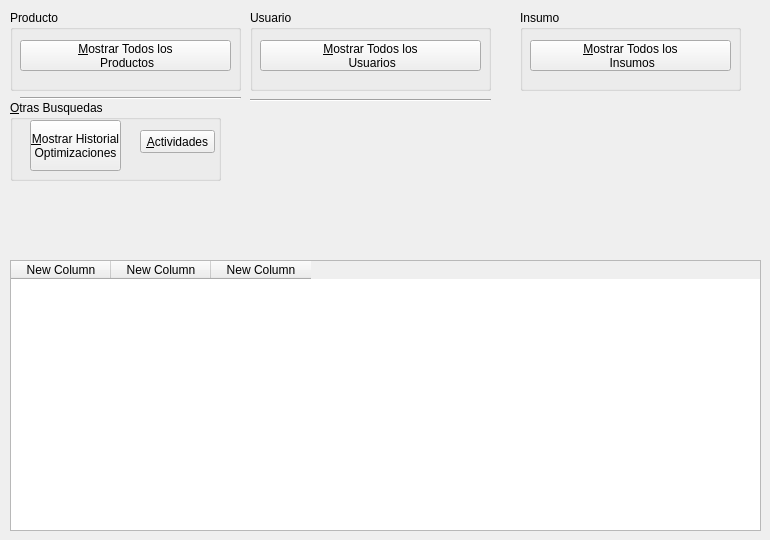
   <widget class="QWidget" name="tab_4">
    <attribute name="title">
     <string>Mostrar</string>
    </attribute>
    <widget class="QTableWidget" name="tableWidget">
     <property name="geometry">
      <rect>
       <x>10</x>
       <y>260</y>
       <width>751</width>
       <height>271</height>
      </rect>
     </property>
     <property name="gridStyle">
      <enum>Qt::SolidLine</enum>
     </property>
     <property name="cornerButtonEnabled">
      <bool>true</bool>
     </property>
     <property name="rowCount">
      <number>0</number>
     </property>
     <property name="columnCount">
      <number>3</number>
     </property>
     <column>
      <property name="text">
       <string>New Column</string>
      </property>
     </column>
     <column>
      <property name="text">
       <string>New Column</string>
      </property>
     </column>
     <column>
      <property name="text">
       <string>New Column</string>
      </property>
     </column>
    </widget>
    <widget class="QGroupBox" name="groupBox_7">
     <property name="geometry">
      <rect>
       <x>10</x>
       <y>10</y>
       <width>231</width>
       <height>81</height>
      </rect>
     </property>
     <property name="title">
      <string>Producto</string>
     </property>
     <widget class="QPushButton" name="pushButton_MostrarAllProducts">
      <property name="geometry">
       <rect>
        <x>10</x>
        <y>30</y>
        <width>211</width>
        <height>31</height>
       </rect>
      </property>
      <property name="text">
       <string>&amp;Mostrar Todos los 
 Productos</string>
      </property>
     </widget>
    </widget>
    <widget class="QGroupBox" name="groupBox_8">
     <property name="geometry">
      <rect>
       <x>520</x>
       <y>10</y>
       <width>221</width>
       <height>81</height>
      </rect>
     </property>
     <property name="title">
      <string>Insumo</string>
     </property>
     <widget class="QPushButton" name="pushButton_ShowAllInsumos">
      <property name="geometry">
       <rect>
        <x>10</x>
        <y>30</y>
        <width>201</width>
        <height>31</height>
       </rect>
      </property>
      <property name="text">
       <string>&amp;Mostrar Todos los 
 Insumos</string>
      </property>
     </widget>
    </widget>
    <widget class="QGroupBox" name="groupBox_9">
     <property name="geometry">
      <rect>
       <x>250</x>
       <y>10</y>
       <width>241</width>
       <height>81</height>
      </rect>
     </property>
     <property name="title">
      <string>Usuario</string>
     </property>
     <widget class="QPushButton" name="pushButton_ShowAllUsers">
      <property name="geometry">
       <rect>
        <x>10</x>
        <y>30</y>
        <width>221</width>
        <height>31</height>
       </rect>
      </property>
      <property name="text">
       <string>&amp;Mostrar Todos los 
 Usuarios</string>
      </property>
     </widget>
    </widget>
    <widget class="QGroupBox" name="groupBox_12">
     <property name="geometry">
      <rect>
       <x>10</x>
       <y>100</y>
       <width>211</width>
       <height>81</height>
      </rect>
     </property>
     <property name="title">
      <string>&amp;Otras Busquedas</string>
     </property>
     <widget class="QPushButton" name="pushButton">
      <property name="geometry">
       <rect>
        <x>20</x>
        <y>20</y>
        <width>91</width>
        <height>51</height>
       </rect>
      </property>
      <property name="text">
       <string>&amp;Mostrar Historial 
Optimizaciones</string>
      </property>
     </widget>
     <widget class="QPushButton" name="pushButton_5">
      <property name="geometry">
       <rect>
        <x>130</x>
        <y>30</y>
        <width>75</width>
        <height>23</height>
       </rect>
      </property>
      <property name="text">
       <string>&amp;Actividades</string>
      </property>
     </widget>
    </widget>
    <widget class="Line" name="line">
     <property name="geometry">
      <rect>
       <x>20</x>
       <y>90</y>
       <width>221</width>
       <height>16</height>
      </rect>
     </property>
     <property name="orientation">
      <enum>Qt::Horizontal</enum>
     </property>
    </widget>
    <widget class="Line" name="line_2">
     <property name="geometry">
      <rect>
       <x>250</x>
       <y>90</y>
       <width>241</width>
       <height>21</height>
      </rect>
     </property>
     <property name="orientation">
      <enum>Qt::Horizontal</enum>
     </property>
    </widget>
   </widget>
